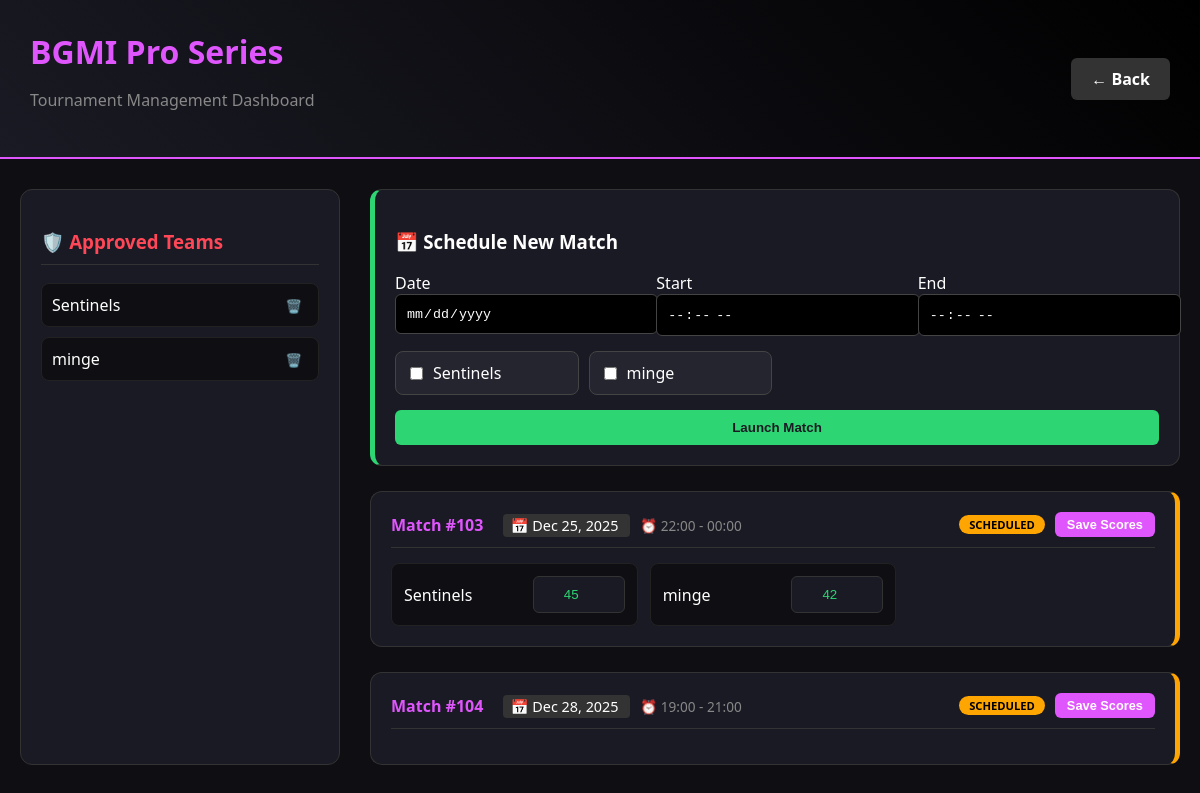
Page /org_manage_matches.php?id=2 (signed in) on the committed database.
### tables this page shows
CREATE TABLE `tournament` (
  `tournament_id` int(11) NOT NULL,
  `tournament_name` varchar(150) NOT NULL,
  `game_id` int(11) DEFAULT NULL,
  `organizer_id` int(11) DEFAULT NULL,
  `start_date` datetime DEFAULT NULL,
  `end_date` datetime DEFAULT NULL,
  `prize_pool` decimal(10,2) DEFAULT NULL
);

CREATE TABLE `team` (
  `team_id` int(11) NOT NULL,
  `team_name` varchar(100) NOT NULL,
  `team_captain_id` int(11) DEFAULT NULL,
  `creation_date` date DEFAULT curdate()
);

CREATE TABLE `matches` (
  `match_id` int(11) NOT NULL,
  `tournament_id` int(11) DEFAULT NULL,
  `match_date` date DEFAULT NULL,
  `match_time` time DEFAULT NULL,
  `end_time` time DEFAULT NULL,
  `status` enum('Scheduled','Live','Completed') DEFAULT 'Scheduled'
);

CREATE TABLE `match_plays` (
  `match_id` int(11) NOT NULL,
  `team_id` int(11) NOT NULL,
  `match_score` int(11) DEFAULT 0
);

### org_manage_matches.php (the view, shortened to what this page needs)
<?php
include __DIR__ . '/includes/db_connect.php';
$tourney_id = isset($_GET['id']) ? intval($_GET['id']) : 0;
$tourney_sql = "SELECT T.*, G.game_name, G.min_teams_per_match
                FROM Tournament T
                JOIN game G ON T.game_id = G.game_id
                WHERE T.tournament_id = $tourney_id";
$tourney = $conn->query($tourney_sql)->fetch_assoc();
$teams = [];
$res_t = $conn->query("SELECT Team.team_id, Team.team_name FROM Participates JOIN Team ON Participates.team_id = Team.team_id WHERE tournament_id = $tourney_id AND registration_status = 'Approved'");
while($r = $res_t->fetch_assoc()) $teams[] = $r;
$sql_m = "SELECT * FROM Matches WHERE tournament_id = $tourney_id
          ORDER BY ABS(TIMESTAMPDIFF(SECOND, NOW(), CONCAT(match_date, ' ', match_time))) ASC";
$res_m = $conn->query($sql_m);
$matches = [];
while($m = $res_m->fetch_assoc()) {
    $start_ts = strtotime($m['match_date'] . " " . $m['match_time']);
    $end_ts = strtotime($m['match_date'] . " " . $m['end_time']);
    $now = time();
    if ($now < $start_ts) { $m['auto_status'] = 'Scheduled'; $m['color'] = '#ffa502'; }
    elseif ($now >= $start_ts && $now <= $end_ts) { $m['auto_status'] = 'Live'; $m['color'] = '#ff4757'; }
    else { $m['auto_status'] = 'Completed'; $m['color'] = '#2ed573'; }
    $matches[] = $m;
}
?>
<!DOCTYPE html>
<html lang="en">
<head>
</head>
<body>
<div class="banner">
    <div style="max-width:1400px; margin:0 auto; display:flex; justify-content:space-between; align-items:center;">
        <div>
            <h1 style="color:#e056fd; margin:0;"><?php echo htmlspecialchars($tourney['tournament_name']); ?></h1>
            <p style="color:#888;">Tournament Management Dashboard</p>
        </div>
        <a href="org_dashboard.php" class="btn" style="background:#333; text-decoration:none;">&larr; Back</a>
    </div>
</div>
<div class="container">
    <div class="card">
        <h3 style="color:#ff4757; border-bottom:1px solid #333; padding-bottom:10px;">🛡️ Approved Teams</h3>
        <?php foreach($teams as $t): ?>
            <div style="display:flex; justify-content:space-between; margin-bottom:10px; background:#0f0f13; padding:10px; border-radius:8px; border:1px solid #222;">
                <span><?php echo htmlspecialchars($t['team_name']); ?></span>
                <form method="POST" onsubmit="return confirm('Disqualify?');">
                    <button type="submit" name="disqualify_team" style="background:none; border:none; color:#ff4757; cursor:pointer;">🗑️</button>
                </form>
            </div>
        <?php endforeach; ?>
    </div>
    <div>
        <div class="card" style="border-left: 5px solid #2ed573;">
            <h3>📅 Schedule New Match</h3>
            <form method="POST">
                <div style="display:grid; grid-template-columns: 1fr 1fr 1fr; gap:20px;">
                    <div><label>Date</label><input type="date" name="match_date" required style="width:100%;"></div>
                    <div><label>Start</label><input type="time" name="match_time" required style="width:100%;"></div>
                    <div><label>End</label><input type="time" name="end_time" required style="width:100%;"></div>
                </div>
                <div class="team-grid">
                    <?php foreach($teams as $t): ?>
                        <label class="team-label">
                            <input type="checkbox" name="participating_teams[]" value="<?php echo $t['team_id']; ?>" style="margin-right:10px;">
                            <?php echo htmlspecialchars($t['team_name']); ?>
                        </label>
                    <?php endforeach; ?>
                </div>
                <button type="submit" name="create_match" class="btn" style="background:#2ed573; color:#1a1a24; width:100%;">Launch Match</button>
            </form>
        </div>
        <?php foreach($matches as $m): ?>
            <div class="card" style="border-right: 5px solid <?php echo $m['color']; ?>;">
                <form method="POST">
                    <div style="display:flex; justify-content:space-between; align-items:center; margin-bottom:15px; border-bottom:1px solid #333; padding-bottom:10px;">
                        <div>
                            <span style="color:#e056fd; font-weight:bold;">Match #<?php echo $m['match_id']; ?></span>
                            <span style="color:#fff; font-size:0.9rem; margin-left:15px; background: #333; padding: 2px 8px; border-radius: 4px;">
                                📅 <?php echo date('M d, Y', strtotime($m['match_date'])); ?>
                            </span>
                            <span style="color:#888; font-size:0.85rem; margin-left:10px;">
                                ⏰ <?php echo date('H:i', strtotime($m['match_time'])); ?> - <?php echo date('H:i', strtotime($m['end_time'])); ?>
                            </span>
                        </div>
                        <div style="display:flex; gap:10px; align-items:center;">
                            <span style="background:<?php echo $m['color']; ?>; color:#000; padding:2px 10px; border-radius:10px; font-size:0.7rem; font-weight:bold; text-transform:uppercase;">
                                <?php echo $m['auto_status']; ?>
                            </span>
                            <button type="submit" name="update_scores" class="btn" style="background:#e056fd; padding:5px 12px; font-size:0.8rem;">Save Scores</button>
                        </div>
                    </div>
                    <div style="display:grid; grid-template-columns: repeat(auto-fill, minmax(220px, 1fr)); gap:12px;">
                        <?php
                        $res_p = $conn->query("SELECT MP.*, T.team_name FROM Match_plays MP JOIN Team T ON MP.team_id = T.team_id WHERE match_id = {$m['match_id']}");
                        while($p = $res_p->fetch_assoc()): ?>
                            <div style="background:#0f0f13; padding:12px; border-radius:8px; display:flex; justify-content:space-between; border:1px solid #222; align-items:center;">
                                <span><?php echo htmlspecialchars($p['team_name']); ?></span>
                                <input type="number" name="scores[<?php echo $p['team_id']; ?>]" value="<?php echo $p['match_score']; ?>" style="width:70px; background:#1a1a24; color:#2ed573; border:1px solid #333; text-align:center;">
                            </div>
                        <?php endwhile; ?>
                    </div>
                </form>
            </div>
        <?php endforeach; ?>
    </div>
</div>
</body>
</html>

### org_manage_matches.php (style rules this page uses)
body { background: #0f0f13; color: #fff; font-family: 'Segoe UI', sans-serif; margin: 0; }
.banner { background: linear-gradient(45deg, #1a1a24, #000); padding: 30px; border-bottom: 2px solid #e056fd; }
.container { display: grid; grid-template-columns: 320px 1fr; gap: 30px; max-width: 1400px; margin: 30px auto; padding: 0 20px; }
.card { background: #1a1a24; padding: 20px; border-radius: 12px; border: 1px solid #333; margin-bottom: 25px; }
.team-grid { display: grid; grid-template-columns: repeat(auto-fill, minmax(160px, 1fr)); gap: 10px; margin: 15px 0; }
.team-label { background: #252530; padding: 10px; border-radius: 8px; border: 1px solid #444; display: flex; align-items: center; cursor: pointer; }
.btn { padding: 10px 20px; border-radius: 6px; border: none; font-weight: bold; cursor: pointer; color: #fff; }
input { background: #000; color: #fff; border: 1px solid #444; padding: 10px; border-radius: 6px; }

### rows in the picture
tournament: tournament_name "BGMI Pro Series"
team: team_name "Sentinels"
team: team_name "minge"
matches: match_id "103", match_date "Dec 25, 2025", match_time "22:00", end_time "00:00", status "SCHEDULED"
match_plays: team.team_name "Sentinels", match_score "45"
match_plays: team.team_name "minge", match_score "42"
matches: match_id "104", match_date "Dec 28, 2025", match_time "19:00", end_time "21:00", status "SCHEDULED"
